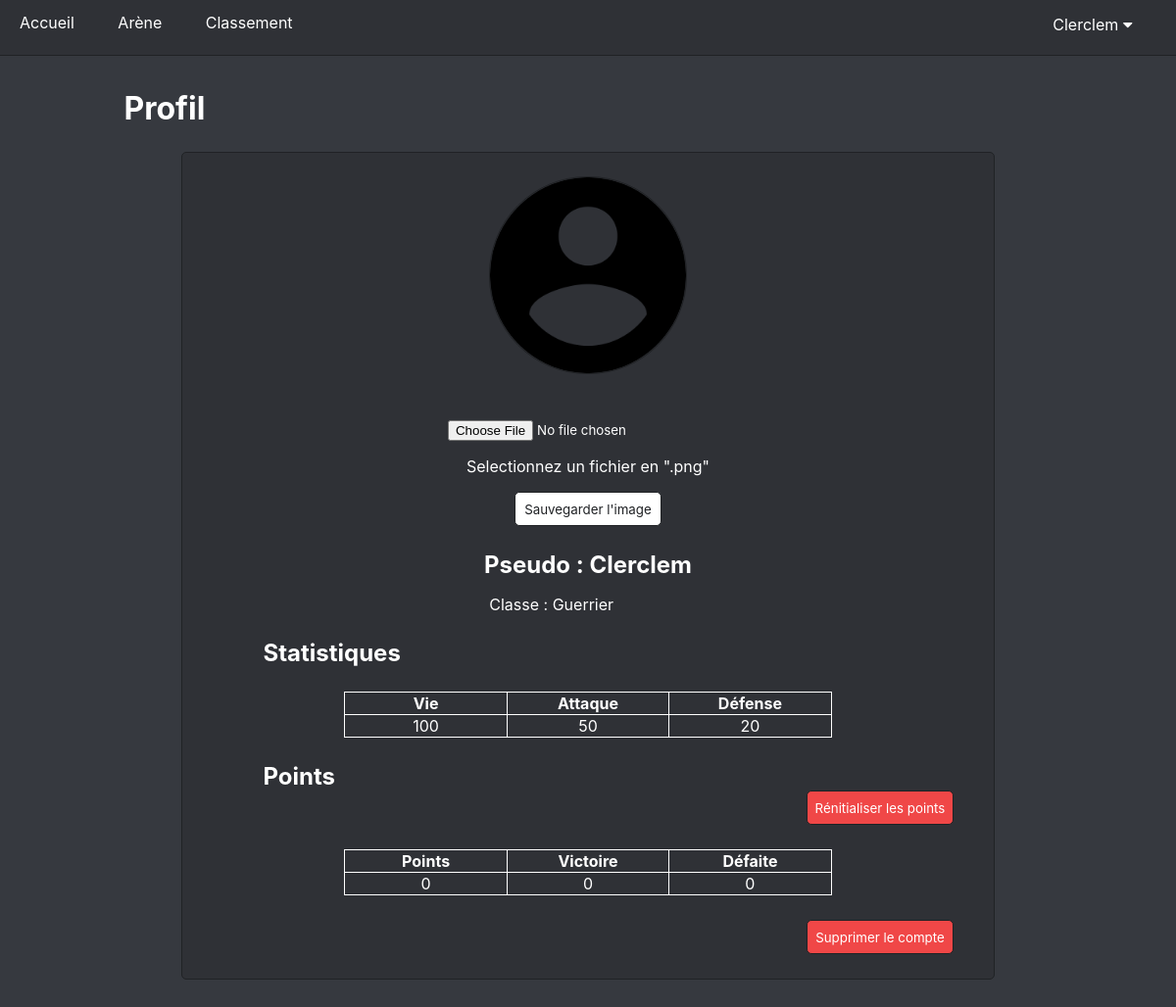
The app's page /profil.php (signed in) with its own data.
### tables this page shows
CREATE TABLE IF NOT EXISTS `utilisateur` (
  `idUser` int(11) NOT NULL AUTO_INCREMENT,
  `idPerso` int(11) NOT NULL,
  `idCombatPerso` int(11) NOT NULL,
  `photoProfil` blob NOT NULL,
  `pseudo` varchar(30) NOT NULL,
  `mdp` varchar(30) NOT NULL,
  `point` int(11) NOT NULL,
  `victoire` int(11) NOT NULL,
  `defaite` int(11) NOT NULL,
  PRIMARY KEY (`idUser`),
  KEY `idPerso` (`idPerso`),
  KEY `idCombatPerso` (`idCombatPerso`)
);

CREATE TABLE IF NOT EXISTS `personnage` (
  `idPerso` int(11) NOT NULL AUTO_INCREMENT,
  `classe` varchar(30) NOT NULL,
  `vie` int(11) NOT NULL,
  `attaque` int(11) NOT NULL,
  `defense` int(11) NOT NULL,
  PRIMARY KEY (`idPerso`)
);

### profil.php (the view, shortened to what this page needs)
<?php
    include('BDD.php');
    if($_SESSION['connect']==true){
        $id = $_SESSION['idUser'];
        $req = "SELECT utilisateur.pseudo, personnage.classe, personnage.vie, personnage.attaque, personnage.defense, utilisateur.point, utilisateur.victoire, utilisateur.defaite
                FROM utilisateur, personnage
                WHERE utilisateur.idPerso = personnage.idPerso AND utilisateur.idUser = '$id'";
        $RequetStatement=$BDD->query($req);
        while($Tab=$RequetStatement->fetch()){
            $pseudo = $Tab[0];
            $classe = $Tab[1];
            $vie = $Tab[2];
            $defense = $Tab[3];
            $attaque = $Tab[4];
            $point = $Tab[5];
            $victoire = $Tab[6];
            $defaite = $Tab[7];
        }
?>
<!DOCTYPE html>
<html lang="fr">
    <head>
        <link rel='stylesheet' type='text/css' href='src/css/menu.css'>
        <link rel='stylesheet' type='text/css' href='src/css/page.css'>
        <link rel='stylesheet' type='text/css' href='src/css/profil.css'>
        <link rel="stylesheet" href="https://use.fontawesome.com/releases/v5.7.0/css/all.css">
    </head>
    <body>
        <?php
            include("menu.php");
        ?>
        <div class="back">
            <h1>Profil</h1>
            <div class="profil">
                <img class="img_joueur" src="src/img/joueur/joueur<?php echo $id; ?>.png">
                <div class="pdp_change">
                    <form enctype="multipart/form-data" method='post'>
                        <p><input type="file" id="img_profil" name="img_profil"></p>
                        <p>Selectionnez un fichier en ".png"</p>
                        <p><input type="submit" id="pdp_modif" name="pdp_modif" class="pdp_modif" value="Sauvegarder l'image"></p>
                    </form>
                </div>
                <div class="info_profil">
                    <h2>Pseudo : <?php echo $pseudo; ?></h2>
                    <p class="classe">Classe : <?php echo $classe; ?></p>
                </div>
                <h2>Statistiques</h2>
                <table>
                    <tr>
                        <th>Vie</th>
                        <th>Attaque</th>
                        <th>Défense</th>
                    </tr>
                    <tr>
                        <td><?php echo $vie;?></td>
                        <td><?php echo $attaque; ?></td>
                        <td><?php echo $defense; ?></td>
                    </tr>
                </table>
                <h2>Points</h2>
                <div class="reset">
                    <input type="submit" id="reset_point" class="reset_point" value="Rénitialiser les points" >
                </div>
                <table>
                    <tr>
                        <th>Points</th>
                        <th>Victoire</th>
                        <th>Défaite</th>
                    </tr>
                    <tr>
                        <td><?php echo $point;?></td>
                        <td><?php echo $victoire; ?></td>
                        <td><?php echo $defaite; ?></td>
                    </tr>
                </table>
                <div class="suppr">
                    <form method='post'>
                        <input type="submit" id="suppr_compte" name="suppr_compte" class="suppr_compte" value="Supprimer le compte">
                    </form>
                </div>
            </div>
    </body>
</html>
<?php
    }else{
        include('formulaire.php');
    }
?>

### menu.php (shortened to what this page needs)
<?php
    include('BDD.php');
?>
<header class="header">
    <nav class="navbar">
        <ul class="navbar-gauche">
            <li>
                <a href="accueil.php">Accueil</a>
            </li>
            <li>
                <a href="arene.php">Arène</a>
            </li>
            <li>
                <a href="classement.php">Classement</a>
            </li>
        </ul>
        <ul class="navbar-droite">
            <div class="dropdown">
                <?php
                    if($_SESSION['connect']==true){
                        $id = $_SESSION['idUser'];
                ?>
                    <button onclick="profilFunction()" class="dropdown-profil-menu">
                        <?php
                            $req = "SELECT pseudo FROM utilisateur WHERE idUser = '$id'";
                            $requetStatement=$BDD->query($req);
                            while($Tab=$requetStatement->fetch()){
                                echo $Tab[0];
                            }
                        ?>
                        <i class="fas fa-caret-down"></i>
                    </button>
                <?php
                    }else{
                        ?>
                            <a href="connexion.php">
                                <button class="dropdown-profil-menu">Connecte-toi</button>
                            </a>
                        <?php
                    }
                ?>
            </div>
        </ul>
    </nav>
</header>

### src/css/menu.css (style rules this page uses)
nav .navbar-gauche { position: relative; top: 5px; left: 0px; width: 500px; height: 51px; margin: 0px; padding: 0px; }
nav > .navbar-gauche::after { display: block; clear: both; }
nav li { list-style-type: none; }
nav .navbar-gauche > li { display: inline; position: relative; top: 8px; }
nav .navbar-gauche > li > a { color: white; cursor: pointer; margin: 0px 20px; padding: 15px 0px; font-family: -apple-system, BlinkMacSystemFont, 'Segoe UI', Roboto, Oxygen, Ubuntu, Cantarell, 'Open Sans', 'Helvetica Neue', sans-serif;; font-size: 16px; text-decoration: none; }
nav .navbar-droite { position: relative; top: -50px; height: 51px; float: right; margin: 0; padding: 0px 10px 0px 0px; display: inline; }
nav > .navbar-droite::after { display: block; clear: both; }
.dropdown { position: relative; display: inline-block; }
.dropdown-profil-menu { position: relative; left: 10px; width: 170px; background-color: #2F3136; color: white; padding: 14px; font-size: 16px; font-family: -apple-system, BlinkMacSystemFont, 'Segoe UI', Roboto, Oxygen, Ubuntu, Cantarell, 'Open Sans', 'Helvetica Neue', sans-serif; border: none; cursor: pointer; }

### src/css/page.css (style rules this page uses)
body { color: white; background-color: #36393F; font-family: -apple-system, BlinkMacSystemFont, 'Segoe UI', Roboto, Oxygen, Ubuntu, Cantarell, 'Open Sans', 'Helvetica Neue', sans-serif; height: 1000px; }
h1 { width: 80%; margin-left: auto; margin-right: auto; }
.back { position: relative; top: 70px; width: 100%; height: 100%; }

### src/css/profil.css (style rules this page uses)
.profil { position: relative; background-color: #2F3136; border: 1px solid; border-color: #202225; border-radius: 5px; width: 70%; margin-top: 25px; margin-bottom: 25px; margin-left: auto; margin-right: auto; }
.img_joueur { position: relative; width: 200px; height: 200px; left: 75%; margin-top: 25px; border: 1px solid; border-color: #202225; border-radius: 100px; }
.info_profil { position: relative; width: 40%; text-align: right; top: -250px; margin-left: auto; margin-right: auto; }
.classe { position: relative; margin-right: 10%; }
input { position: relative; font-family: -apple-system, BlinkMacSystemFont, 'Segoe UI', Roboto, Oxygen, Ubuntu, Cantarell, 'Open Sans', 'Helvetica Neue', sans-serif; cursor: pointer; }
.pdp_change { margin-right: 5%; top: 50px; text-align: right; }
.pdp_modif { width: 150px; height: 35px; color: #202225; background-color: white; border: 1px solid; border-color: #202225; border-radius: 5px; }
.reset { margin-right: 5%; text-align: right; }
.reset_point { width: 150px; height: 35px; color: #202225; background-color: white; border: 1px solid; border-color: #202225; border-radius: 5px; }
.suppr { margin-right: 5%; text-align: right; }
.suppr_compte { width: 150px; height: 35px; margin-bottom: 25px; color: #202225; background-color: white; border: 1px solid; border-color: #202225; border-radius: 5px; }
#reset_point, #reset_confirm, #suppr_compte, #suppr_confirm { color: white; background-color: #F04747; }
h2 { position: relative; width: 80%; margin-top: 0; margin-bottom: 0; margin-left: auto; margin-right: auto; }
table { position: relative; width: 60%; border: 1px solid; border-color: white; border-collapse: collapse; margin-top: 25px; margin-bottom: 25px; margin-left: auto; margin-right: auto; }
table th { font-size: bold; border: 1px solid; border-color: white; border-collapse: collapse; }
table td { text-align: center; width: 15%; border: 1px solid; border-color: white; }
@media screen and (max-width: 1250px) { .img_joueur { top: 100px; left: 50%; transform: translate(-50%, -50%); margin-bottom: 25px; } }
@media screen and (max-width: 1250px) { .info_profil { position: relative; width: 90%; text-align: center; top: 0px; margin-bottom: 25px; } }
@media screen and (max-width: 1250px) { .pdp_change { text-align: center; margin-bottom: 25px; margin-left: auto; margin-right: auto; } }

### records on screen
utilisateur: pseudo "Clerclem", idPerso.classe "Guerrier", idPerso.vie "100", idPerso.defense "50", idPerso.attaque "20", point "0", victoire "0", defaite "0"
